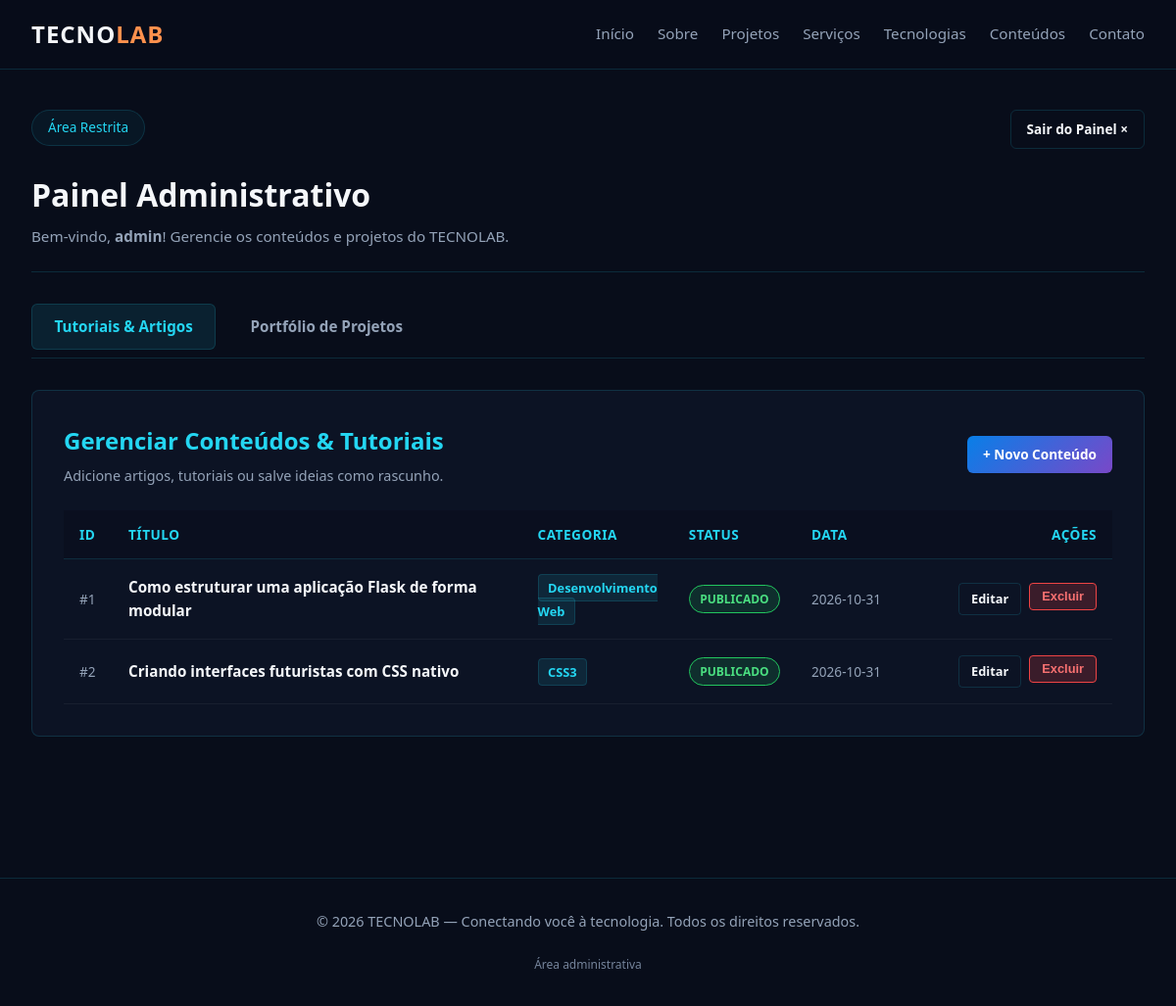
The app's page /admin/tutoriais (signed in) with its own data.
### tables this page shows
CREATE TABLE tutorials (
            id INTEGER PRIMARY KEY AUTOINCREMENT,
            title TEXT NOT NULL,
            category TEXT NOT NULL,
            description TEXT NOT NULL,
            content TEXT,
            image_path TEXT,
            is_published INTEGER DEFAULT 1,
            created_at TIMESTAMP DEFAULT CURRENT_TIMESTAMP,
            updated_at TIMESTAMP DEFAULT CURRENT_TIMESTAMP
        );

### app.py (the view)
@app.route('/admin/tutoriais')
@admin_required
def admin_tutorials():
    conn = get_db()
    cursor = conn.cursor()
    cursor.execute('SELECT * FROM tutorials ORDER BY created_at DESC')
    items = cursor.fetchall()
    conn.close()
    return render_template('admin/tutorials_list.html', tutorials=items, active_tab='tutorials')

### app.py (called while the page is built)
def get_db():
    conn = sqlite3.connect(app.config['DATABASE_PATH'])
    conn.row_factory = sqlite3.Row
    return conn

def admin_required(f):
    @wraps(f)
    def decorated_function(*args, **kwargs):
        if not session.get('admin_logged_in'):
            flash('Por favor, faça login para acessar a área administrativa.', 'error')
            return redirect(url_for('admin_login', next=request.path))
        return f(*args, **kwargs)
    return decorated_function

### templates/admin/tutorials_list.html (shortened to what this page needs)
{% extends 'admin/layout.html' %}
{% block admin_content %}
<div class="admin-panel-header">
    <div>
        <h2 style="color: var(--accent-cyan); font-size: 1.5rem; margin-bottom: 0.3rem;">Gerenciar Conteúdos & Tutoriais</h2>
        <p style="color: var(--text-muted); font-size: 0.9rem;">Adicione artigos, tutoriais ou salve ideias como rascunho.</p>
    </div>
    <div>
        <a href="{{ url_for('admin_tutorial_new') }}" class="btn btn-primary btn-sm">+ Novo Conteúdo</a>
    </div>
</div>
<div class="admin-table-container">
    {% if tutorials %}
    <table class="admin-table">
        <thead>
            <tr>
                <th style="width: 50px;">ID</th>
                <th>Título</th>
                <th style="width: 140px;">Categoria</th>
                <th style="width: 110px;">Status</th>
                <th style="width: 150px;">Data</th>
                <th style="width: 160px; text-align: right;">Ações</th>
            </tr>
        </thead>
        <tbody>
            {% for item in tutorials %}
            <tr>
                <td style="color: var(--text-muted); font-size: 0.85rem;">#{{ item.id }}</td>
                <td>
                    <div style="font-weight: 600; color: var(--text-main);">{{ item.title }}</div>
                </td>
                <td>
                    <span class="tech-badge">{{ item.category or 'Geral' }}</span>
                </td>
                <td>
                    {% if item.is_published %}
                        <span class="status-badge status-published">Publicado</span>
                    {% else %}
                        <span class="status-badge status-draft">Rascunho</span>
                    {% endif %}
                </td>
                <td style="color: var(--text-muted); font-size: 0.85rem;">
                    {{ item.created_at[:10] if item.created_at else '-' }}
                </td>
                <td style="text-align: right;">
                    <div style="display: inline-flex; gap: 0.5rem;">
                        <a href="{{ url_for('admin_tutorial_edit', id=item.id) }}" class="btn btn-secondary btn-xs">Editar</a>
                        <form method="POST" action="{{ url_for('admin_tutorial_delete', id=item.id) }}" style="display: inline;" onsubmit="return confirm('Deseja realmente excluir este tutorial? Esta ação não pode ser desfeita.');">
                            <button type="submit" class="btn btn-danger btn-xs">Excluir</button>
                        </form>
                    </div>
                </td>
            </tr>
            {% endfor %}
        </tbody>
    </table>
    {% else %}
    <div class="empty-state">
        <p style="font-size: 1.1rem; color: var(--text-muted); margin-bottom: 1.5rem;">Nenhum tutorial ou conteúdo cadastrado até o momento.</p>
        <a href="{{ url_for('admin_tutorial_new') }}" class="btn btn-primary">+ Cadastrar Primeiro Tutorial</a>
    </div>
    {% endif %}
</div>
{% endblock %}

### static/css/style.css (style rules this page uses)
:root { --bg-primary: #080D1A; --bg-secondary: #0F172A; --accent-electric: #087FE8; --accent-cyan: #24D6F2; --accent-purple: #7948C8; --accent-orange: #FF914D; --text-main: #F5F7FA; --text-muted: #94A3B8; --border-subtle: rgba(36, 214, 242, 0.15); --card-bg: rgba(15, 23, 42, 0.7); --font-family: 'Segoe UI', system-ui, -apple-system, sans-serif; }
* { margin: 0; padding: 0; box-sizing: border-box; }
body { background-color: var(--bg-primary); color: var(--text-main); font-family: var(--font-family); line-height: 1.6; overflow-x: hidden; }
.btn { display: inline-block; padding: 0.75rem 1.75rem; border-radius: 6px; text-decoration: none; font-weight: 600; transition: all 0.3s ease; cursor: pointer; }
.btn-primary { background: linear-gradient(135deg, var(--accent-electric), var(--accent-purple)); color: #fff; border: none; }
.btn-secondary { background: transparent; color: var(--text-main); border: 1px solid var(--border-subtle); }
.tech-badge { background: rgba(36, 214, 242, 0.1); color: var(--accent-cyan); border: 1px solid var(--border-subtle); padding: 0.25rem 0.6rem; border-radius: 4px; font-size: 0.8rem; font-weight: 600; }
.admin-panel-header { display: flex; justify-content: space-between; align-items: center; margin-bottom: 1.5rem; flex-wrap: wrap; gap: 1rem; }
.admin-table-container { overflow-x: auto; }
.admin-table { width: 100%; border-collapse: collapse; font-size: 0.95rem; }
.admin-table th { text-align: left; padding: 0.85rem 1rem; background: rgba(8, 13, 26, 0.5); color: var(--accent-cyan); border-bottom: 1px solid var(--border-subtle); font-size: 0.85rem; letter-spacing: 0.5px; text-transform: uppercase; }
.admin-table td { padding: 1rem; border-bottom: 1px solid rgba(255, 255, 255, 0.05); vertical-align: middle; }
.status-badge { display: inline-block; padding: 0.25rem 0.65rem; border-radius: 20px; font-size: 0.75rem; font-weight: 600; text-transform: uppercase; }
.status-published { background: rgba(34, 197, 94, 0.15); color: #4ADE80; border: 1px solid #22C55E; }
.btn-xs { padding: 0.35rem 0.75rem; font-size: 0.8rem; border-radius: 4px; }
.btn-sm { padding: 0.5rem 1rem; font-size: 0.85rem; }
.btn-danger { background: rgba(239, 68, 68, 0.2); border: 1px solid #EF4444; color: #F87171; cursor: pointer; transition: all 0.2s ease; }

### records on screen
tutorials: id "1", title "Como estruturar uma aplicação Flask de forma modular", category "Desenvolvimento Web", is_published "PUBLICADO", created_at "2026-10-31"
tutorials: id "2", title "Criando interfaces futuristas com CSS nativo", category "CSS3", is_published "PUBLICADO", created_at "2026-10-31"

### other values on screen
{{ session.get('username', 'Admin') }} "admin"
